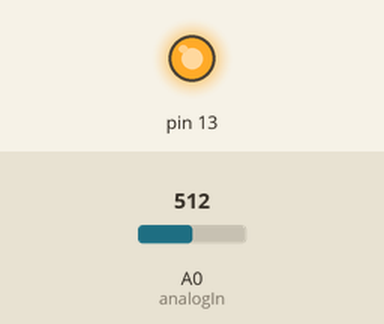
Simulated run of this sketch. Board: Arduino Uno, built with avr-gcc and run on an emulated ATmega328P. Parts: output pins drawn as LEDs (lit = HIGH). The test bench sets the inputs (shaded band); at power-on: A0 (analogIn) = 512. What the sketch prints to the serial monitor is not drawn.

Above: at 2.5 s.
At 8.0 s:
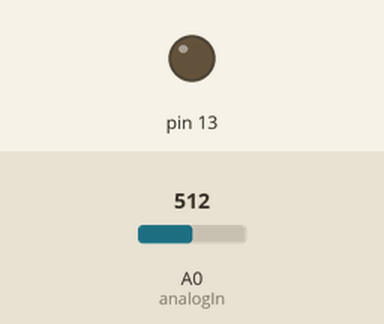
Timing chart, 0 to 14.3 s (numbered marks = the images above):
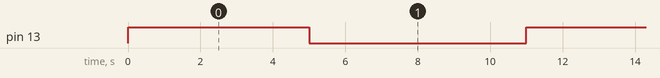

The sketch:

pyres.ino
```cpp
const int analogIn = A0;
int analogVal = 0;

void setup() {
  Serial.begin(9600);
   pinMode(13,OUTPUT);
}

void loop() {

 digitalWrite(13, HIGH);
 delay(5000);
 digitalWrite(13,LOW);
 delay(5000 );


  analogVal = analogRead(analogIn);
  Serial.println(analogVal);
  delay(1000);
}
```

Measured:
- by itself, pin 13: alternates HIGH for 5.0 s and LOW for 6.0 s
